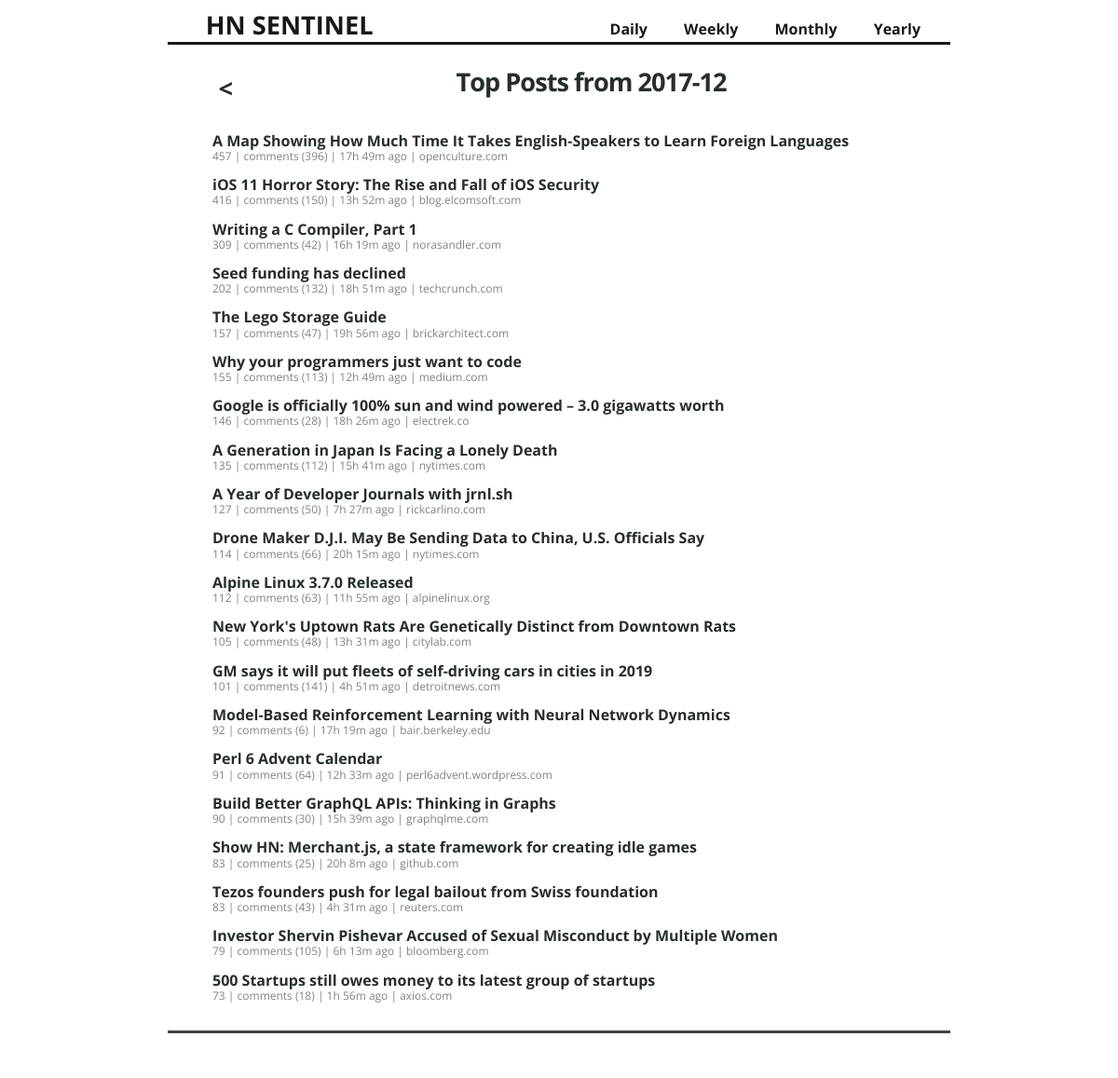
Screenshot of /month/2017-12-01/2017-12-31 with the database file from the repository.
### tables this page shows
CREATE TABLE comment_count (story_id INTEGER PRIMARY KEY, comment_count INTEGER);

### hn_sentinel.py (the view)
@app.route("/<string:mode>/<string:date_start>")
@app.route("/<string:mode>/<string:date_start>/")
@app.route("/<string:mode>/<string:date_start>/<string:date_end>")
@app.route("/<string:mode>/<string:date_start>/<string:date_end>/")
def stories_list(mode, date_start, date_end=0,home=False):
	if mode == 'day' and date_end == 0:
		date_end = date_start
	if date_start != 0 and date_end != 0:
		start_datetime 	= datetime.datetime.strptime(date_start,"%Y-%m-%d")
		end_datetime 	= datetime.datetime.strptime(date_end,"%Y-%m-%d")
		start_epoch = format_from_date_time_to_epoch(start_datetime)
		end_epoch 	= calculate_next_midnight_epoch(format_from_date_time_to_epoch(end_datetime))
		day_before	= format_from_date_time_to_string_short(start_datetime - datetime.timedelta(days=1))
		day_after 	= format_from_date_time_to_string_short(start_datetime + datetime.timedelta(days=1))
		if mode == 'day':
			page_header = date_start
			back_button = day_before
			if (end_datetime + datetime.timedelta(days=1)) > datetime.datetime.now():
				forward_button = False
			else:
				forward_button = day_after
		elif mode == 'week':
			page_header = "%s to %s" % (date_start, date_end)
			week_before_start 	= format_from_date_time_to_string_short(start_datetime - datetime.timedelta(days=7))
			week_before_end 	= day_before
			week_after_start 	= format_from_date_time_to_string_short(end_datetime + datetime.timedelta(days=1))
			week_after_end		= format_from_date_time_to_string_short(end_datetime + datetime.timedelta(days=7))
			back_button 		= "%s/%s" % (week_before_start, week_before_end)
			if (end_datetime + datetime.timedelta(days=1)) > datetime.datetime.now():
				forward_button = False
			else:
				forward_button = "%s/%s" % (week_after_start, week_after_end)
		elif mode == 'month':
			page_header = start_datetime.strftime('%Y-%m')
			month_before_start 	= (start_datetime - relativedelta(months=+1)).replace(day=1)
			month_before_end 	= datetime.date(month_before_start.year, month_before_start.month, calendar.monthrange(month_before_start.year, month_before_start.month)[1])
			month_after_start 	= (start_datetime + relativedelta(months=+1)).replace(day=1)
			month_after_end 	= datetime.date(month_after_start.year, month_after_start.month, calendar.monthrange(month_after_start.year, month_after_start.month)[1])
			back_button 		= "%s/%s" % (format_from_date_time_to_string_short(month_before_start), month_before_end)
			if (end_datetime + datetime.timedelta(days=1)) > datetime.datetime.now():
				forward_button = False
			else:
				forward_button = "%s/%s" % (format_from_date_time_to_string_short(month_after_start), month_after_end)
		elif mode == 'year':
			page_header = start_datetime.year
			year_before_start 	= datetime.date((start_datetime.year - 1), 1, 1)
			year_before_end		= datetime.date((start_datetime.year - 1), 12, 31)
			year_after_start 	= datetime.date((start_datetime.year + 1), 1, 1)
			year_after_end 		= datetime.date((start_datetime.year + 1), 12, 31)
			back_button			= "%s/%s" % (format_from_date_time_to_string_short(year_before_start), year_before_end)
			if (end_datetime + datetime.timedelta(days=1)) > datetime.datetime.now():
				forward_button = False
			else:
				forward_button = "%s/%s" % (format_from_date_time_to_string_short(year_after_start), year_after_end)
		else:
			abort(404)
		if home:
			end_epoch = int(time.mktime(datetime.datetime.now().timetuple()))
			start_epoch = end_epoch - 86400
			top_stories = get_top_stories(start_epoch, end_epoch)
		else:
			top_stories = get_top_stories(start_epoch, end_epoch)
		top_stories = trim_stories(top_stories,20)
		day_link, week_link, month_link, year_link = get_date_links()
		context = {
					'top_stories': top_stories,
					'page_header': page_header,
					'forward_button': forward_button,
					'back_button': back_button,
					'day_link': day_link,
					'week_link': week_link,
					'month_link': month_link,
					'year_link': year_link,
					'mode': mode,
				}
		if home:
			context['page_header'] = "The Last 24 Hours"
			context['back_button'] = date_start
		response = make_response (render_template("stories.html",context=context))
		return response
	else:
		abort(404)

### hn_sentinel.py (called while the page is built)
@app.teardown_appcontext
def close_connection(exception):
    db = getattr(g, '_database', None)
    if db is not None:
        db.close()

def get_db():
    db = getattr(g, '_database', None)
    if db is None:
        db = g._database = sqlite3.connect(DATABASE)
    return db

def query_db(query, args=(), one=False):
    db = get_db()
    cur = db.execute(query, args)
    db.commit()
    rv = cur.fetchall()
    cur.close()
    return (rv[0] if rv else None) if one else rv

def get_top_stories(start_date,end_date):
	q = query_db("SELECT score, time_posted, title, url, story_id, comment_count FROM stories NATURAL LEFT OUTER JOIN comment_count WHERE time_posted > ? AND time_posted < ?", (start_date,end_date))
	results = []
	for e in q:
		results.append({'score':e[0],'time_posted':format_from_epoch_to_date_time_string(e[1]),'title':e[2],'url':e[3],'story_id':e[4],'comment_count':e[5],'time_since':'%sh %sm ago' % calculate_time_from_now(e[1])})
	return results

def trim_stories(top_stories,posts_to_return=30):
	top_stories.sort(key=itemgetter('score'), reverse=True)
	top_stories = top_stories[0:posts_to_return]
	return top_stories

def format_from_epoch_to_date_time_string(epoch_time):
	return time.strftime('%Y-%m-%d %H:%M', time.localtime(float(epoch_time)))

def format_from_date_time_to_string_short(date_time):
	return date_time.strftime('%Y-%m-%d')

def format_from_date_time_to_epoch(date_time):
	return int(time.mktime(date_time.timetuple()))

def calculate_time_from_now(epoch_time):
	t = time.time()
	return int((t - epoch_time)//3600), int(((t - epoch_time)//60)%60)

def calculate_next_midnight_epoch(epoch_time):
	return int(time.mktime(datetime.datetime.combine(datetime.datetime.fromtimestamp(epoch_time), datetime.time.max).timetuple()))

### templates/stories.html (shortened to what this page needs)
{% extends "base.html" %}
{% block content %}
  <div class="jumbo">
        <div id="title">
            <h3 id="back_button"><a href="/{{ context.mode }}/{{ context.back_button }}"><</a></h3>
            <h3 id="title_header">Top Posts from {{ context.page_header }}</h3>
        </div>
        <div id="stories">
        {% for story in context.top_stories %}
        	<p><strong><a href="{{ story['url'] }}">{{ story['title'] }}</a></strong></br>
            <span class="story_details">{{ story['score'] }} | <a href="https://news.ycombinator.com/item?id={{ story['story_id'] }}">
                {% if story['comment_count'] %}
                    comments ({{ story['comment_count'] }})
                {% else %}
                    comments
                {% endif %}
            </a> | {{ story['time_since'] }} | {{ story['url'].split("/")[2].replace("www.","") }}</span></p>
        {% endfor %}
        </div>
  </div>
{% endblock %}

### static/main.css (style rules this page uses)
body { margin: 0; padding: 0; font-family: 'Open Sans', 'Trebuchet MS', Trebuchet, 'Lucida Sans Unicode', 'Lucida Grande', 'Lucida Sans', Arial, sans-serif; color: #444; }
a { color: #272d2d; text-decoration: none; }
div.jumbo { padding: 0px 0 30px 0; margin: 1em 0em 1em 0em; }
h3 { font-size: 1.7em; margin-top: 1em; text-align: center; letter-spacing: -1px; color: #272d2d; }
p { line-height: 95%; }
#stories { padding: 0em 3em 0em 3em; }
.story_details { color: #828282; font-size: .75em; }
.story_details a { color: #828282; }
#title { display: -moz-box; -moz-box-orient: horizontal; -moz-box-pack: center; -moz-box-align: center; display: -webkit-box; -webkit-box-orient: horizontal; -webkit-box-pack: center; -webkit-box-align: center; width: 100%; height: 5em; margin-top: -1em; }
#title_header { text-align: center; -moz-box-flex: 1; -webkit-box-flex: 1; }
#back_button { margin: .5em 0em 0em 2em; }

### rows the page displays
comment_count: title "A Map Showing How Much Time It Takes English-Speakers to Learn Foreign Languages", score "457", comment_count "396", time_since "17h 49m ago", url.split "openculture.com"

### other values shown
{{ context.page_header }} "2017-12"
{{ story['title'] }} "iOS 11 Horror Story: The Rise and Fall of iOS Security" "Writing a C Compiler, Part 1" "Seed funding has declined" "The Lego Storage Guide" "Why your programmers just want to code" "Google is officially 100% sun and wind powered – 3.0 gigawatts worth" "A Generation in Japan Is Facing a Lonely Death" "A Year of Developer Journals with jrnl.sh" "Drone Maker D.J.I. May Be Sending Data to China, U.S. Officials Say" "Alpine Linux 3.7.0 Released" "New York's Uptown Rats Are Genetically Distinct from Downtown Rats" "GM says it will put fleets of self-driving cars in cities in 2019" "Model-Based Reinforcement Learning with Neural Network Dynamics" "Perl 6 Advent Calendar" "Build Better GraphQL APIs: Thinking in Graphs" "Show HN: Merchant.js, a state framework for creating idle games" "Tezos founders push for legal bailout from Swiss foundation" "Investor Shervin Pishevar Accused of Sexual Misconduct by Multiple Women" "500 Startups still owes money to its latest group of startups"
{{ story['score'] }} "416" "309" "202" "157" "155" "146" "135" "127" "114" "112" "105" "101" "92" "91" "90" "83" "83" "79" "73"
{{ story['comment_count'] }} "150" "42" "132" "47" "113" "28" "112" "50" "66" "63" "48" "141" "6" "64" "30" "25" "43" "105" "18"
{{ story['time_since'] }} "13h 52m ago" "16h 19m ago" "18h 51m ago" "19h 56m ago" "12h 49m ago" "18h 26m ago" "15h 41m ago" "7h 27m ago" "20h 15m ago" "11h 55m ago" "13h 31m ago" "4h 51m ago" "17h 19m ago" "12h 33m ago" "15h 39m ago" "20h 8m ago" "4h 31m ago" "6h 13m ago" "1h 56m ago"
{{ story['url'].split("/")[2].replace("www.","") }} "blog.elcomsoft.com" "norasandler.com" "techcrunch.com" "brickarchitect.com" "medium.com" "electrek.co" "nytimes.com" "rickcarlino.com" "nytimes.com" "alpinelinux.org" "citylab.com" "detroitnews.com" "bair.berkeley.edu" "perl6advent.wordpress.com" "graphqlme.com" "github.com" "reuters.com" "bloomberg.com" "axios.com"
